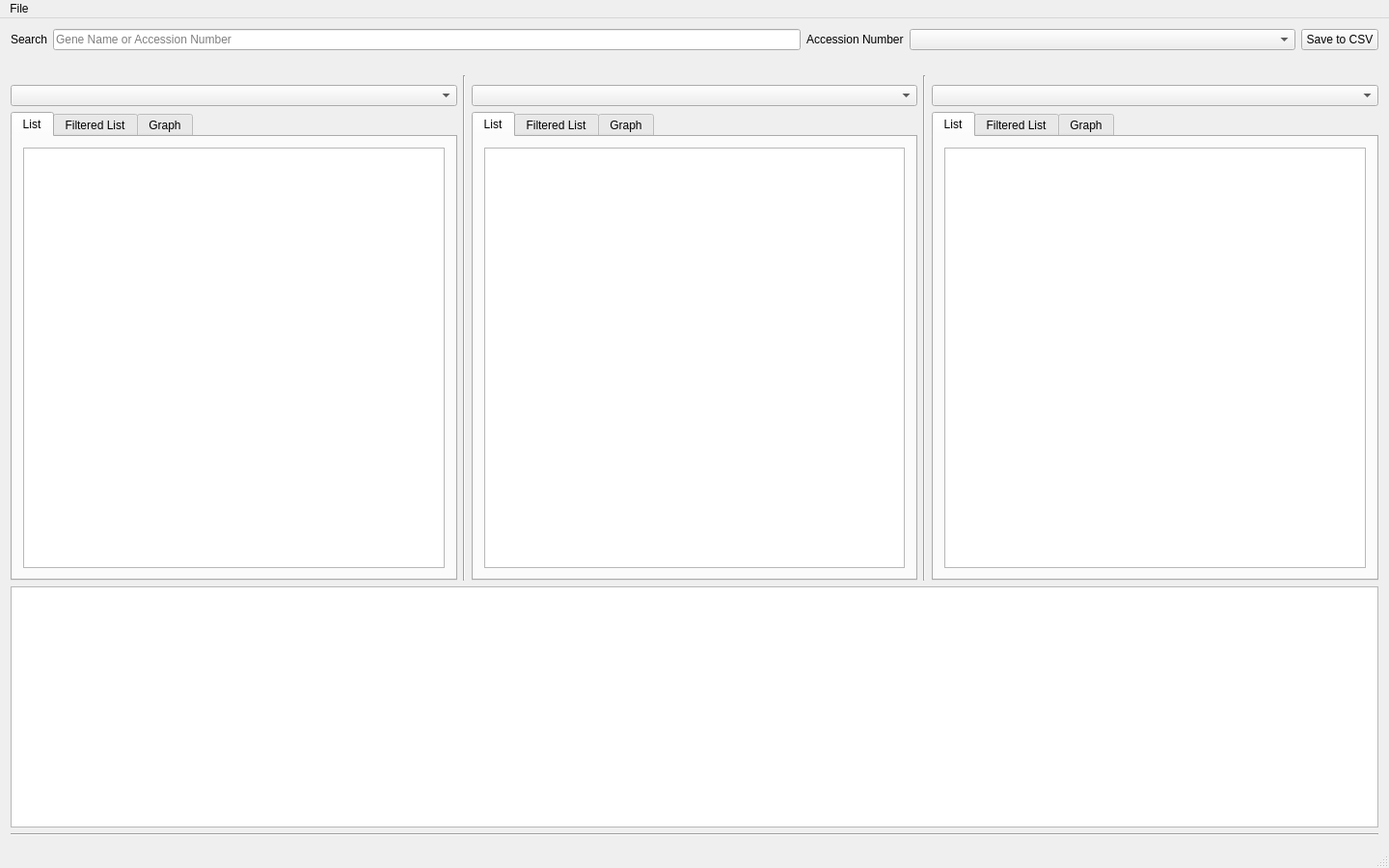
<?xml version="1.0" encoding="UTF-8"?>
<ui version="4.0">
 <class>MainWindow</class>
 <widget class="QMainWindow" name="MainWindow">
  <property name="geometry">
   <rect>
    <x>0</x>
    <y>0</y>
    <width>1440</width>
    <height>900</height>
   </rect>
  </property>
  <property name="minimumSize">
   <size>
    <width>1440</width>
    <height>900</height>
   </size>
  </property>
  <property name="windowTitle">
   <string>Blast Query++</string>
  </property>
  <widget class="QWidget" name="centralWidget">
   <layout class="QVBoxLayout" name="verticalLayout_5">
    <item>
     <layout class="QVBoxLayout" name="verticalLayout_4">
      <item>
       <layout class="QHBoxLayout" name="horizontalLayout">
        <item>
         <widget class="QLabel" name="search_label">
          <property name="text">
           <string>Search</string>
          </property>
         </widget>
        </item>
        <item>
         <widget class="QLineEdit" name="searchtext">
          <property name="placeholderText">
           <string>Gene Name or Accession Number</string>
          </property>
         </widget>
        </item>
        <item>
         <widget class="QLabel" name="accession_label">
          <property name="text">
           <string>Accession Number</string>
          </property>
         </widget>
        </item>
        <item>
         <widget class="QComboBox" name="accession_list">
          <property name="minimumSize">
           <size>
            <width>400</width>
            <height>0</height>
           </size>
          </property>
         </widget>
        </item>
        <item>
         <widget class="QPushButton" name="save_csv">
          <property name="maximumSize">
           <size>
            <width>200</width>
            <height>16777215</height>
           </size>
          </property>
          <property name="text">
           <string>Save to CSV</string>
          </property>
         </widget>
        </item>
       </layout>
      </item>
      <item>
       <layout class="QHBoxLayout" name="horizontalLayout_4">
        <item>
         <widget class="QLabel" name="path_label">
          <property name="styleSheet">
           <string notr="true">QLabel { color : rgb(179, 179, 179); }</string>
          </property>
          <property name="text">
           <string/>
          </property>
          <property name="textInteractionFlags">
           <set>Qt::NoTextInteraction</set>
          </property>
         </widget>
        </item>
       </layout>
      </item>
      <item>
       <layout class="QHBoxLayout" name="horizontalLayout_2">
        <item>
         <layout class="QVBoxLayout" name="verticalLayout">
          <item>
           <spacer name="verticalSpacer_4">
            <property name="orientation">
             <enum>Qt::Vertical</enum>
            </property>
            <property name="sizeType">
             <enum>QSizePolicy::Fixed</enum>
            </property>
            <property name="sizeHint" stdset="0">
             <size>
              <width>20</width>
              <height>10</height>
             </size>
            </property>
           </spacer>
          </item>
          <item>
           <widget class="QComboBox" name="selection1"/>
          </item>
          <item>
           <widget class="QTabWidget" name="tabWidget">
            <property name="currentIndex">
             <number>0</number>
            </property>
            <widget class="QWidget" name="list1">
             <attribute name="title">
              <string>List</string>
             </attribute>
             <layout class="QVBoxLayout" name="verticalLayout_6">
              <item>
               <widget class="QTableWidget" name="list_table1"/>
              </item>
             </layout>
            </widget>
            <widget class="QWidget" name="filtered1">
             <attribute name="title">
              <string>Filtered List</string>
             </attribute>
             <layout class="QVBoxLayout" name="verticalLayout_9">
              <item>
               <widget class="QTableWidget" name="filtered_table1"/>
              </item>
             </layout>
            </widget>
            <widget class="QWidget" name="graph1">
             <attribute name="title">
              <string>Graph</string>
             </attribute>
             <layout class="QVBoxLayout" name="verticalLayout_12">
              <item>
               <widget class="QWidget" name="plot1" native="true"/>
              </item>
             </layout>
            </widget>
           </widget>
          </item>
         </layout>
        </item>
        <item>
         <widget class="Line" name="line_3">
          <property name="orientation">
           <enum>Qt::Vertical</enum>
          </property>
         </widget>
        </item>
        <item>
         <layout class="QVBoxLayout" name="verticalLayout_2">
          <item>
           <spacer name="verticalSpacer_5">
            <property name="orientation">
             <enum>Qt::Vertical</enum>
            </property>
            <property name="sizeType">
             <enum>QSizePolicy::Fixed</enum>
            </property>
            <property name="sizeHint" stdset="0">
             <size>
              <width>20</width>
              <height>10</height>
             </size>
            </property>
           </spacer>
          </item>
          <item>
           <widget class="QComboBox" name="selection2"/>
          </item>
          <item>
           <widget class="QTabWidget" name="tabWidget_2">
            <property name="currentIndex">
             <number>0</number>
            </property>
            <widget class="QWidget" name="list2">
             <attribute name="title">
              <string>List</string>
             </attribute>
             <layout class="QVBoxLayout" name="verticalLayout_7">
              <item>
               <widget class="QTableWidget" name="list_table2"/>
              </item>
             </layout>
            </widget>
            <widget class="QWidget" name="filtered2">
             <attribute name="title">
              <string>Filtered List</string>
             </attribute>
             <layout class="QVBoxLayout" name="verticalLayout_10">
              <item>
               <widget class="QTableWidget" name="filtered_table2"/>
              </item>
             </layout>
            </widget>
            <widget class="QWidget" name="graph2">
             <attribute name="title">
              <string>Graph</string>
             </attribute>
             <layout class="QVBoxLayout" name="verticalLayout_13">
              <item>
               <widget class="QWidget" name="plot2" native="true"/>
              </item>
             </layout>
            </widget>
           </widget>
          </item>
         </layout>
        </item>
        <item>
         <widget class="Line" name="line_4">
          <property name="orientation">
           <enum>Qt::Vertical</enum>
          </property>
         </widget>
        </item>
        <item>
         <layout class="QVBoxLayout" name="verticalLayout_3">
          <item>
           <spacer name="verticalSpacer_6">
            <property name="orientation">
             <enum>Qt::Vertical</enum>
            </property>
            <property name="sizeType">
             <enum>QSizePolicy::Fixed</enum>
            </property>
            <property name="sizeHint" stdset="0">
             <size>
              <width>20</width>
              <height>10</height>
             </size>
            </property>
           </spacer>
          </item>
          <item>
           <widget class="QComboBox" name="selection3"/>
          </item>
          <item>
           <widget class="QTabWidget" name="tabWidget_3">
            <property name="currentIndex">
             <number>0</number>
            </property>
            <widget class="QWidget" name="list3">
             <attribute name="title">
              <string>List</string>
             </attribute>
             <layout class="QVBoxLayout" name="verticalLayout_8">
              <item>
               <widget class="QTableWidget" name="list_table3"/>
              </item>
             </layout>
            </widget>
            <widget class="QWidget" name="filtered3">
             <attribute name="title">
              <string>Filtered List</string>
             </attribute>
             <layout class="QVBoxLayout" name="verticalLayout_11">
              <item>
               <widget class="QTableWidget" name="filtered_table3"/>
              </item>
             </layout>
            </widget>
            <widget class="QWidget" name="graph3">
             <attribute name="title">
              <string>Graph</string>
             </attribute>
             <layout class="QVBoxLayout" name="verticalLayout_14">
              <item>
               <widget class="QWidget" name="plot3" native="true"/>
              </item>
             </layout>
            </widget>
           </widget>
          </item>
         </layout>
        </item>
       </layout>
      </item>
      <item>
       <widget class="QTextEdit" name="gene_textbox">
        <property name="maximumSize">
         <size>
          <width>16777215</width>
          <height>250</height>
         </size>
        </property>
        <property name="textInteractionFlags">
         <set>Qt::NoTextInteraction</set>
        </property>
       </widget>
      </item>
      <item>
       <widget class="Line" name="line_2">
        <property name="orientation">
         <enum>Qt::Horizontal</enum>
        </property>
       </widget>
      </item>
     </layout>
    </item>
   </layout>
  </widget>
  <widget class="QMenuBar" name="menuBar">
   <property name="geometry">
    <rect>
     <x>0</x>
     <y>0</y>
     <width>1440</width>
     <height>22</height>
    </rect>
   </property>
   <widget class="QMenu" name="menuFile">
    <property name="title">
     <string>File</string>
    </property>
    <addaction name="actionChoose_Work_Folder"/>
   </widget>
   <addaction name="menuFile"/>
  </widget>
  <widget class="QStatusBar" name="statusBar"/>
  <action name="actionChoose_Work_Folder">
   <property name="text">
    <string>Choose Work Folder...</string>
   </property>
  </action>
 </widget>
 <layoutdefault spacing="6" margin="11"/>
 <resources/>
 <connections/>
</ui>
